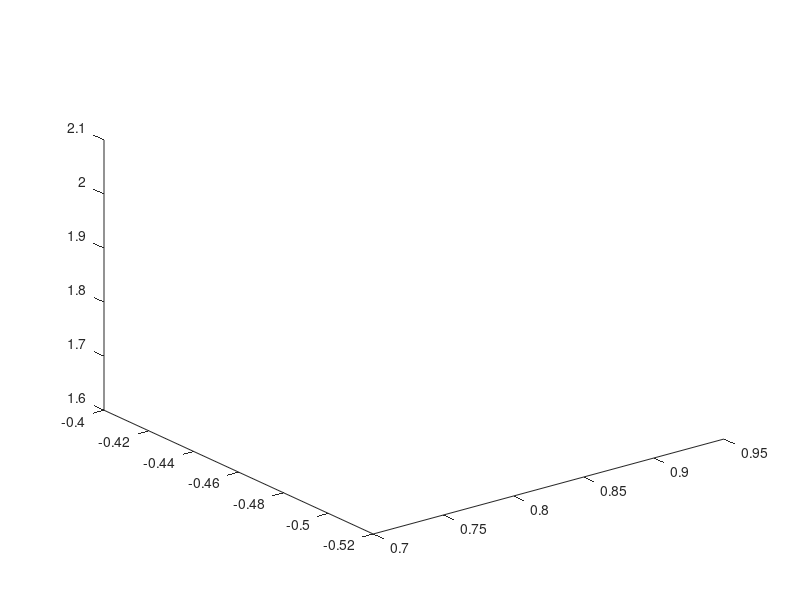

Here is the MATLAB script that generated this plot:
q=0 : pi/100 : 2*pi;
w = 0 : pi/10 : pi;
[q,w]=meshgrid(q,w);
x= 5.*sin(0.7).*cos(0.5)-2;
y= 5.*sin(0.7).*sin(0.5)-2;
z = 5 * cos (0.7)-2;
% surf(x,y,z);
plot3(x,y,z);